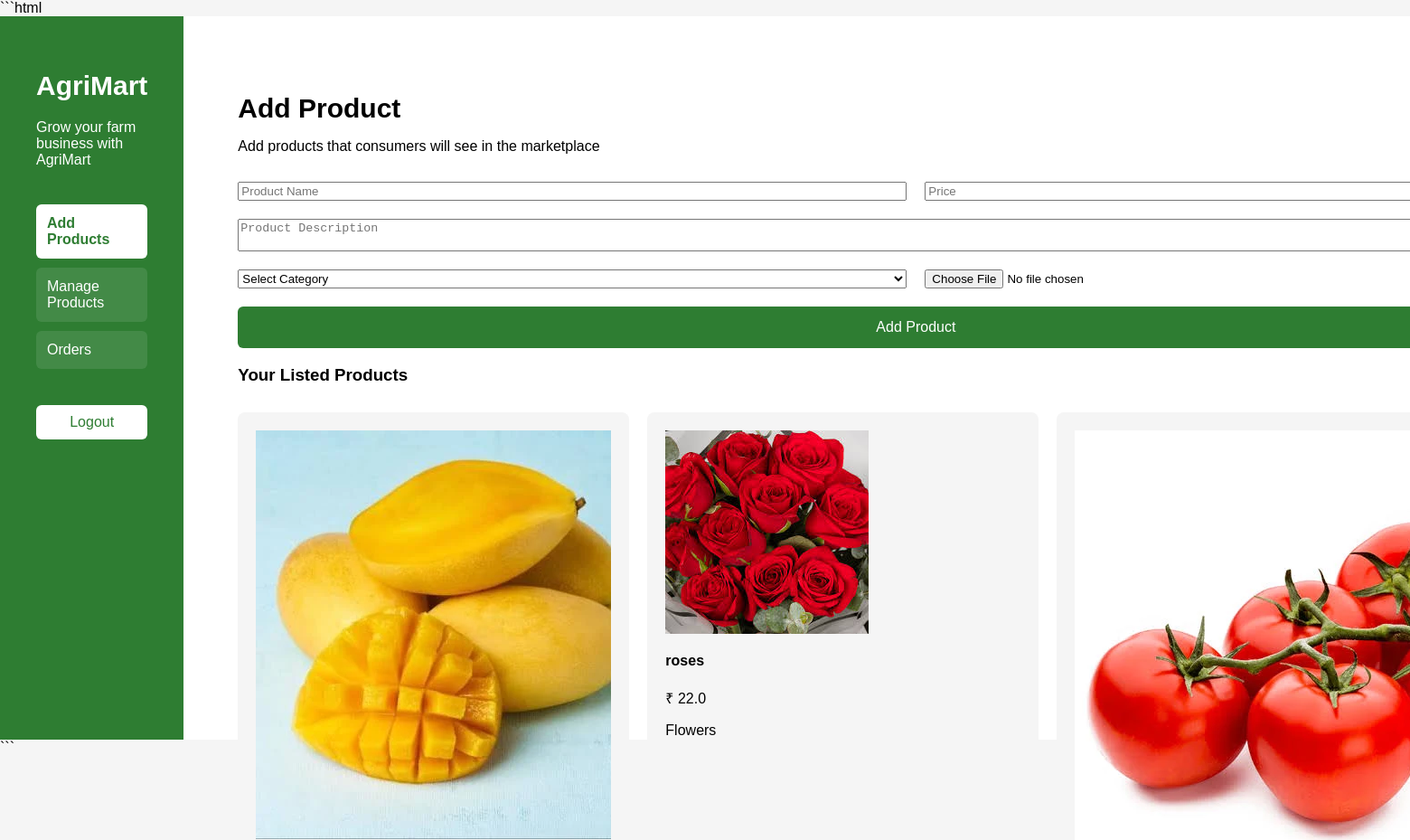
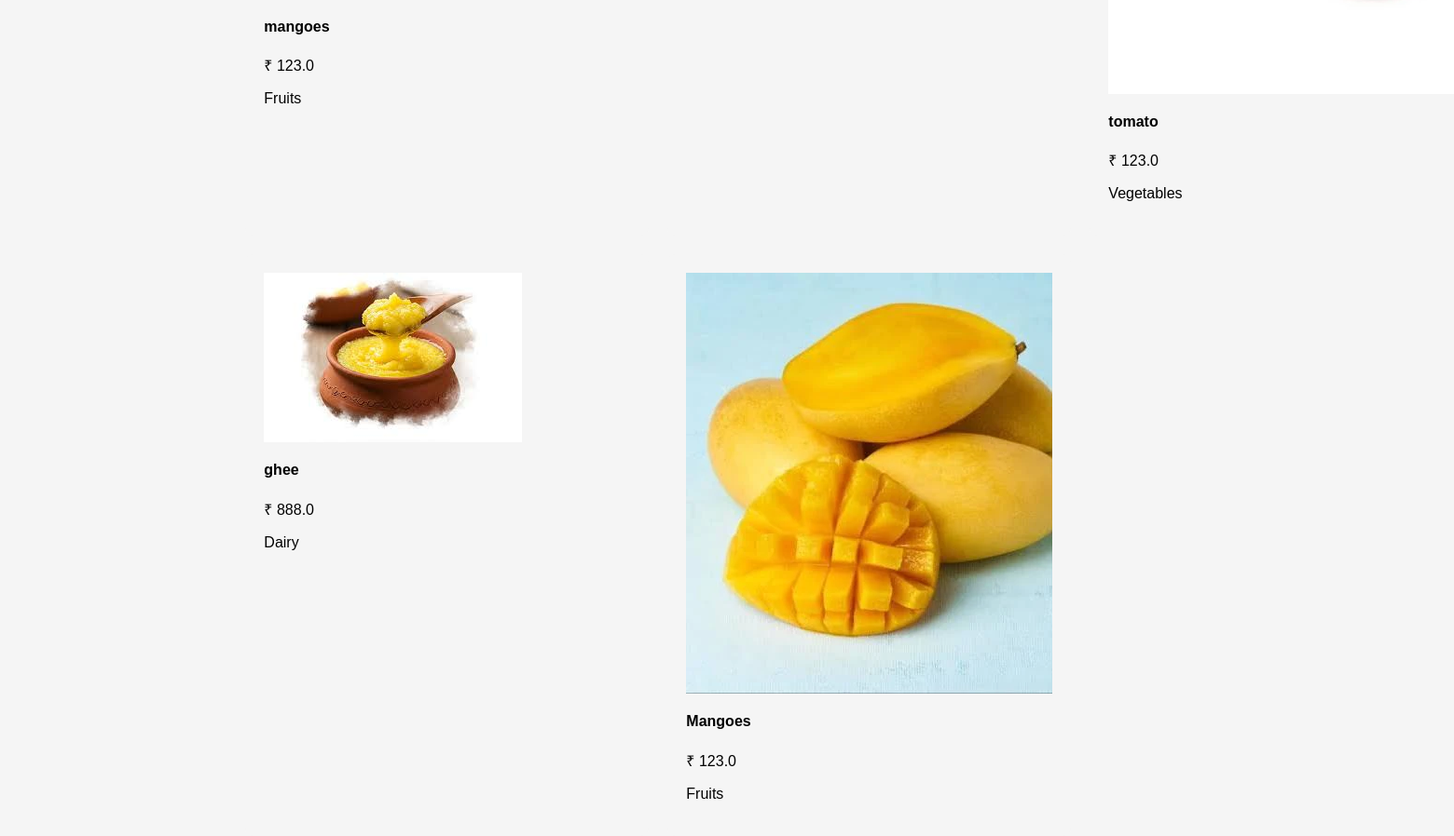
Screenshot of /farmer_dashboard (signed in) with the database file from the repository (2 pictures, top to bottom).
### models.py (models this page shows)
class Product(db.Model):
    id = db.Column(db.Integer, primary_key=True)
    name = db.Column(db.String(100))
    price = db.Column(db.Float)
    description = db.Column(db.Text)
    category = db.Column(db.String(100))
    image = db.Column(db.String(200))   # NEW COLUMN
    farmer_id = db.Column(db.Integer, db.ForeignKey('user.id'))

### app.py (the view, shortened to what this page needs)
@app.route("/farmer_dashboard", methods=["GET", "POST"])
@login_required
def farmer_dashboard():
    if current_user.role != "farmer":
        return redirect(url_for("index"))
    products = Product.query.filter_by(farmer_id=current_user.id).all()
    return render_template("farmer_dashboard.html", products=products)

### app.py (called while the page is built)
@login_manager.user_loader
def load_user(user_id):
    return User.query.get(int(user_id))

### templates/farmer_dashboard.html (shortened to what this page needs)
<!DOCTYPE html>
<html>
<head>
<link rel="stylesheet" href="{{ url_for('static', filename='css/dashboard.css') }}">
</head>
<body>
<div class="dashboard">
<div class="sidebar">
<h1>AgriMart</h1>
<p class="tagline">
Grow your farm business with AgriMart
</p>
<div class="steps">
<div class="step active">Add Products</div>
<div class="step">Manage Products</div>
<div class="step">Orders</div>
</div>
<a href="/logout" class="logout-btn">Logout</a>
</div>
<div class="content">
<h2>Add Product</h2>
<p>Add products that consumers will see in the marketplace</p>
<form method="POST" enctype="multipart/form-data" class="product-form">
<input type="text" name="name" placeholder="Product Name" required>
<input type="number" name="price" placeholder="Price" required>
<textarea name="description" placeholder="Product Description"></textarea>
<select name="category" required>
<option value="">Select Category</option>
</select>
<input type="file" name="image" required>
<button type="submit">Add Product</button>
</form>
<h3>Your Listed Products</h3>
<div class="product-list">
{% for product in products %}
<div class="product-card">
{% if product.image %}
<img src="{{ url_for('static', filename='product_images/' + product.image) }}">
{% else %}
<img src="{{ url_for('static', filename='images/fruits.jpg') }}">
{% endif %}
<h4>{{ product.name }}</h4>
<p class="price">₹ {{ product.price }}</p>
<p class="category">{{ product.category }}</p>
</div>
{% endfor %}
</div>
</div>
</div>
</body>
</html>

### static/css/dashboard.css (style rules this page uses)
body { margin:0; font-family:Arial; background:#f5f5f5; }
.dashboard { display:flex; height:100vh; }
.sidebar { width:280px; background:#2e7d32; color:white; padding:40px; }
.sidebar h1 { font-size:30px; margin-bottom:20px; }
.tagline { font-size:16px; margin-bottom:40px; }
.steps { margin-top:40px; }
.step { padding:12px; margin-bottom:10px; border-radius:6px; background:rgba(255,255,255,0.1); }
.step.active { background:white; color:#2e7d32; font-weight:bold; }
.logout-btn { display:block; margin-top:40px; padding:10px; background:white; color:#2e7d32; text-align:center; border-radius:6px; text-decoration:none; }
.content { flex:1; padding:60px; background:white; }
.content h2 { font-size:30px; margin-bottom:10px; }
.product-form { margin-top:30px; display:grid; grid-template-columns:1fr 1fr; gap:20px; }
.product-form textarea { grid-column:span 2; }
.product-form button { grid-column:span 2; padding:14px; background:#2e7d32; color:white; border:none; border-radius:6px; font-size:16px; cursor:pointer; }
.product-list { display:grid; grid-template-columns:repeat(3,1fr); gap:20px; margin-top:30px; }
.product-card { background:#f5f5f5; padding:20px; border-radius:8px; }

### rows the page displays
Product: image (picture), name "mangoes", price "123.0", category "Fruits"
Product: image (picture), name "roses", price "22.0", category "Flowers"
Product: image (picture), name "tomato", price "123.0", category "Vegetables"
Product: image (picture), name "ghee", price "888.0", category "Dairy"
Product: image (picture), name "Mangoes", price "123.0", category "Fruits"
